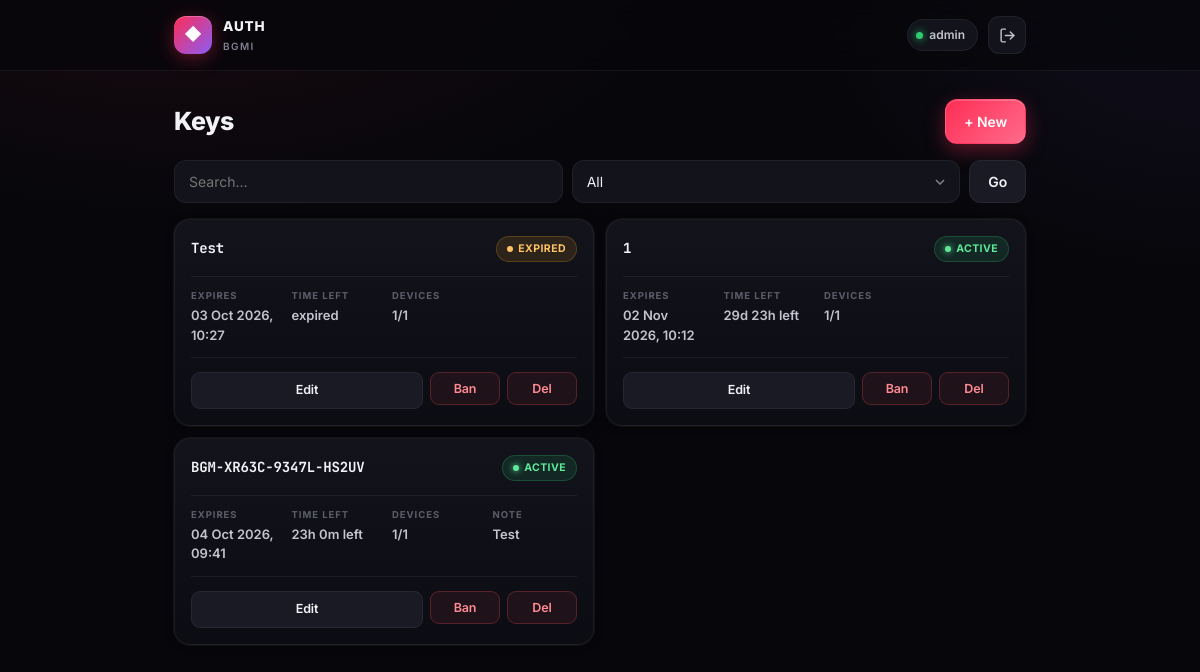
The app's page /keys (signed in) with its own data.
### tables this page shows
CREATE TABLE license_keys (
            id INTEGER PRIMARY KEY AUTOINCREMENT,
            license_key TEXT UNIQUE NOT NULL,
            created_at INTEGER NOT NULL,
            expires_at INTEGER NOT NULL,
            max_devices INTEGER DEFAULT 1,
            note TEXT DEFAULT '',
            banned INTEGER DEFAULT 0,
            banned_reason TEXT DEFAULT ''
        );

### app.py (the view)
@app.route("/keys")
@login_required
def keys_list():
    db = get_db()
    q = request.args.get("q", "").strip()
    status_filter = request.args.get("status", "").strip()
    sql = "SELECT * FROM license_keys"
    params = []
    clauses = []
    if q:
        clauses.append("(license_key LIKE ? OR note LIKE ?)")
        params += [f"%{q}%", f"%{q}%"]
    if status_filter == "active":
        clauses.append("banned=0 AND expires_at>?"); params.append(int(time.time()))
    elif status_filter == "expired":
        clauses.append("banned=0 AND expires_at<=?"); params.append(int(time.time()))
    elif status_filter == "banned":
        clauses.append("banned=1")
    if clauses:
        sql += " WHERE " + " AND ".join(clauses)
    sql += " ORDER BY id DESC LIMIT 500"
    rows = db.execute(sql, params).fetchall()
    keys = []
    for r in rows:
        used = db.execute("SELECT COUNT(*) c FROM activations WHERE key_id=?", (r["id"],)).fetchone()["c"]
        keys.append({
            "id": r["id"], "key": r["license_key"],
            "created": fmt_ts(r["created_at"]), "expires": fmt_ts_full(r["expires_at"]),
            "max_devices": r["max_devices"], "used_devices": used,
            "note": r["note"], "banned": r["banned"],
            "banned_reason": r["banned_reason"], "status": key_status(r),
            "expires_at": r["expires_at"],
        })
    return render_template("keys.html", keys=keys, q=q, status_filter=status_filter)

### app.py (called while the page is built)
def get_db():
    if "db" not in g:
        g.db = sqlite3.connect(DB_PATH)
        g.db.row_factory = sqlite3.Row
        g.db.execute("PRAGMA foreign_keys = ON")
    return g.db

def login_required(f):
    @wraps(f)
    def wrapper(*a, **kw):
        if not session.get("admin"):
            return redirect(url_for("login"))
        return f(*a, **kw)
    return wrapper

def fmt_ts(ts):
    if not ts: return "—"
    return datetime.fromtimestamp(ts).strftime("%d %b %H:%M")

def fmt_ts_full(ts):
    if not ts: return "—"
    return datetime.fromtimestamp(ts).strftime("%d %b %Y, %H:%M")

def key_status(row):
    if row["banned"]: return "banned"
    if row["expires_at"] < int(time.time()): return "expired"
    return "active"

def human_left(expires_at):
    diff = expires_at - int(time.time())
    if diff <= 0:
        return "expired"
    d = diff // 86400
    h = (diff % 86400) // 3600
    m = (diff % 3600) // 60
    if d > 0: return f"{d}d {h}h left"
    if h > 0: return f"{h}h {m}m left"
    return f"{m}m left"

@app.context_processor
def inject_globals():
    return {"GAME_NAME": GAME_NAME, "human_left": human_left}

@app.before_request
def _ensure_db():
    init_db()

### Templates/keys.html (shortened to what this page needs)
{% extends "base.html" %}
{% block content %}
<div class="head-row">
  <h1 class="page-title">Keys</h1>
  <a class="btn btn-primary" href="{{ url_for('key_new') }}">+ New</a>
</div>
<form class="filters" method="get">
  <input type="text" name="q" placeholder="Search…" value="{{ q }}">
  <select name="status">
    <option value="" {% if not status_filter %}selected{% endif %}>All</option>
  </select>
  <button class="btn" type="submit">Go</button>
</form>
<div class="key-list">
  {% for k in keys %}
  <div class="key-card">
    <div class="key-top">
      <span class="mono key-text">{{ k.key }}</span>
      {% if k.status == 'active' %}<span class="pill pill-ok">active</span>
      {% elif k.status == 'expired' %}<span class="pill pill-warn">expired</span>
      {% else %}<span class="pill pill-danger">banned</span>{% endif %}
    </div>
    <div class="key-info">
      <div><span class="lbl">Expires</span><span class="val">{{ k.expires }}</span></div>
      <div><span class="lbl">Time left</span><span class="val">{{ human_left(k.expires_at) }}</span></div>
      <div><span class="lbl">Devices</span><span class="val">{{ k.used_devices }}/{{ k.max_devices }}</span></div>
      {% if k.note %}<div><span class="lbl">Note</span><span class="val">{{ k.note }}</span></div>{% endif %}
    </div>
    <div class="key-actions">
      <a class="btn btn-sm" href="{{ url_for('key_edit', kid=k.id) }}">Edit</a>
      {% if k.banned %}
        <form method="post" action="{{ url_for('key_unban', kid=k.id) }}"><button class="btn btn-sm btn-ghost" type="submit">Unban</button></form>
      {% else %}
        <form method="post" action="{{ url_for('key_ban', kid=k.id) }}" onsubmit="return confirm('Ban?')"><button class="btn btn-sm btn-danger" type="submit">Ban</button></form>
      {% endif %}
      <form method="post" action="{{ url_for('key_delete', kid=k.id) }}" onsubmit="return confirm('Delete?')"><button class="btn btn-sm btn-danger" type="submit">Del</button></form>
    </div>
  </div>
  {% else %}
  <div class="empty card">No keys yet</div>
  {% endfor %}
</div>
{% endblock %}

### records on screen
license_keys: key "Test", shows "EXPIRED", expires "03 Oct 2026, 10:27", expires_at "expired", used_devices "1", max_devices "1"
license_keys: key "1", shows "ACTIVE", expires "02 Nov 2026, 10:12", expires_at "29d 23h left", used_devices "1", max_devices "1"
license_keys: key "BGM-XR63C-9347L-HS2UV", shows "ACTIVE", expires "04 Oct 2026, 09:41", expires_at "23h 0m left", used_devices "1", max_devices "1", note "Test"

### other values on screen
{{ GAME_NAME|upper }} "BGMI"
{{ session.get('admin','1') }} "admin"
